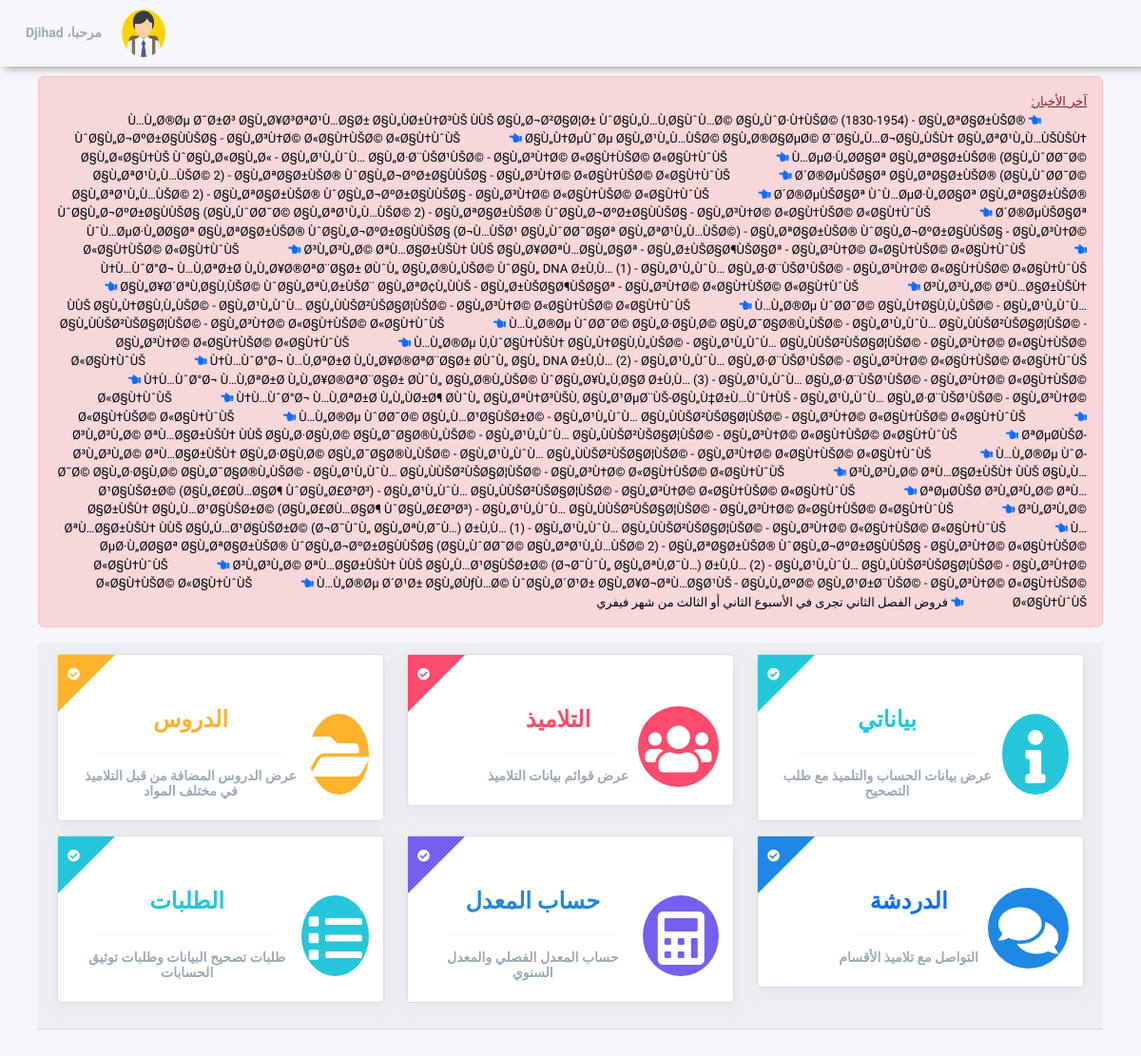
The page / (signed in) on the database as committed earlier.
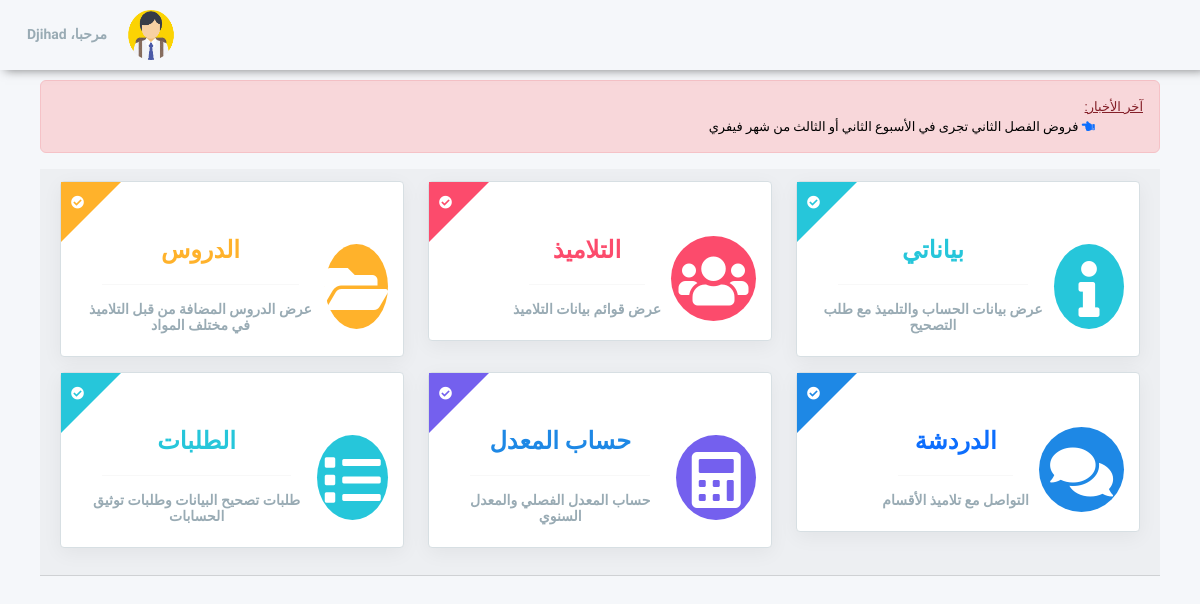
The same page on the database as committed later.
### tables this page shows
CREATE TABLE `lessons` (
  `ID` int(250) NOT NULL,
  `subject` varchar(250) NOT NULL,
  `trim` varchar(250) NOT NULL,
  `name` varchar(250) NOT NULL,
  `description` varchar(250) NOT NULL,
  `file` longtext NOT NULL,
  `images` longtext NOT NULL,
  `year` varchar(250) NOT NULL,
  `div` varchar(250) NOT NULL,
  `user` varchar(250) NOT NULL,
  `date` varchar(250) NOT NULL,
  `time` varchar(250) NOT NULL
);

### index.php (the view, shortened to what this page needs)
<?php
include('db.php');
$date = date('Y-m-d');
$time = date('h:iA');
$sql = "SELECT * FROM students WHERE ID='$_COOKIE[id]' AND status='yes'";
$result = $conn->query($sql);
if ($result->num_rows > 0) {
  while($row = $result->fetch_assoc()) {
$sqls = "UPDATE students SET ldate='$date', ltime='$time' WHERE ID='$_COOKIE[id]'";
  }}else{
      header('Location: logout');
  }
?>
<!DOCTYPE html>
<html lang="ar" dir="rtl">
    <head>
        <link rel="stylesheet" href="https://use.fontawesome.com/releases/v5.11.2/css/all.css" />
        <link href="https://cdn.jsdelivr.net/npm/bootstrap@5.2.3/dist/css/bootstrap.min.css" rel="stylesheet">
        <link href="effetcs%20-%20Copy.css" rel="stylesheet">
        <link rel="stylesheet" href="alert/css/alertify.rtl.css" />
        <link rel="stylesheet" href="alert/css/themes/default.rtl.css" />
    <link href="https://ostad.education.gov.dz/public/assets/css/colors/blue.css" id="theme" rel="stylesheet">
        <link rel="stylesheet" href="alert/css/alertify.rtl.css" />
        <link rel="stylesheet" href="alert/css/themes/default.rtl.css" />
    </head>
<body class="fix-header card-no-border">
<div id="main-wrapper">
<?php include('navbar.php'); ?>
<div class="container-fluid">
<div class="alert alert-danger">
<span style="font-family: Alexandria !important;"><u>آخر الأخبار:</u></span>
<marquee direction="right" scrollamount="5" onmouseover="this.stop();" onmouseout="this.start();">
<?php
include('db.php');
if($_COOKIE['type'] == "admin"){
$sqls = "SELECT * FROM lessons";
}else{
$sqls = "SELECT * FROM lessons WHERE year='$_COOKIE[year]'";
}
$results = $conn->query($sqls);
if ($results->num_rows > 0) {
  while($rows = $results->fetch_assoc()){
?>
&nbsp;&nbsp;&nbsp;&nbsp;&nbsp;&nbsp;&nbsp;&nbsp;&nbsp;&nbsp;&nbsp;&nbsp;&nbsp;&nbsp;&nbsp;<span style="font-family: Alexandria !important; color: black !important;"><a href="subject?id=<?php echo "$rows[subject]"; ?>" style="color: black !important;"><i class="fas fa-hand-point-left" style="color: #0d6efd;"></i> <?php if($_COOKIE['type'] == "admin"){echo "$rows[name] - $rows[subject] - $rows[year]";}else{echo "$rows[name] - $rows[subject]";} ?></a></span>
<?php
}}
?>
<span style="font-family: Alexandria !important; color: black !important;"><i class="fas fa-hand-point-left" style="color: #0d6efd;"></i> فروض الفصل الثاني تجرى في الأسبوع الثاني أو الثالث من شهر فيفري</span>
</marquee>
</div>
<div class="card-header">
<div class="row">
        <a class="col-lg-4 col-md-4" href="details">
            <div class="ribbon-wrapper-reverse card">
                <div class="ribbon ribbon-corner ribbon-success"><i class="fas fa-check-circle"></i></div>
                <div class="d-flex flex-row">
                    <div class="round align-self-center round-success"><i class="fas fa-info"></i></div>
                    <div class="m-l-10 align-self-center">
                        <h2 class="text-center text-success">بياناتي</h2>
                        <hr class="m-3">
                        <h6 class="text-muted text-center">عرض بيانات الحساب والتلميذ مع طلب التصحيح</h6>
                    </div>
                </div>
            </div>
        </a>
        <a class="col-lg-4 col-md-4" href="students">
            <div class="ribbon-wrapper-reverse card">
                <div class="ribbon ribbon-corner ribbon-danger"><i class="fa fa-check-circle"></i></div>
                <div class="d-flex flex-row">
                    <div class="round align-self-center round-danger"><i class="fas fa-users"></i></div>
                    <div class="m-l-10 align-self-center">
                        <h2 class="text-center text-danger">التلاميذ</h2>
                        <hr class="m-3">
                        <?php if($_COOKIE['type'] == "admin"){ ?>
                        <h6 class="text-muted text-center">عرض قوائم بيانات التلاميذ</h6>
                        <?php }else{ ?>
                        <h6 class="text-muted text-center">عرض قوائم بيانات تلاميذ <?php echo $_COOKIE['year']; ?></h6>
                        <?php } ?>
                    </div>
                </div>
            </div>
        </a>
        <a class="col-lg-4 col-md-4" href="lessons">
            <div class="ribbon-wrapper-reverse card">
                <div class="ribbon ribbon-corner ribbon-warning"><i class="fa fa-check-circle"></i></div>
                <div class="d-flex flex-row">
                    <div class="round align-self-center round-warning"><i class="fas fa-folder-open"></i></div>
                    <div class="m-l-10 align-self-center">
                        <h2 class="text-center text-warning">الدروس</h2>
                        <hr class="m-3">
                        <?php if($_COOKIE['type'] == "admin"){ ?>
                        <h6 class="text-muted text-center">عرض الدروس المضافة من قبل التلاميذ في مختلف المواد</h6>
                        <?php }else{ ?>
                        <h6 class="text-muted text-center">عرض الدروس المضافة من قبل تلاميذ <?php echo $_COOKIE['year']; ?> في مختلف المواد</h6>
                        <?php } ?>
                    </div>
                </div>
            </div>
        </a>
        <a class="col-lg-4 col-md-4" href="discussion">
            <div class="ribbon-wrapper-reverse card">
                <div class="ribbon ribbon-corner ribbon-info"><i class="fa fa-check-circle"></i></div>
                <div class="d-flex flex-row">
                    <div class="round align-self-center round-info"><i class="fas fa-comments"></i></div>
                    <div class="m-l-10 align-self-center">
                        <h2 class="text-center text-primary">الدردشة</h2>
                        <hr class="m-3">
                        <?php if($_COOKIE['type'] == "admin"){ ?>
                        <h6 class="text-muted text-center">التواصل مع تلاميذ الأقسام</h6>
                        <?php }else{ ?>
                        <h6 class="text-muted text-center">التواصل مع تلاميذ أقسام <?php echo $_COOKIE['year']; ?> <?php if($_COOKIE['year'] <> "السنة أولى ثانوي"){echo "شعبة ";} echo $_COOKIE['div']; ?></h6>
                        <?php } ?>
                    </div>
                </div>
            </div>
        </a>
		<a class="col-lg-4 col-md-4" href="calculator">
            <div class="ribbon-wrapper-reverse card">
                <div class="ribbon ribbon-corner ribbon-primary"><i class="fa fa-check-circle"></i></div>
                <div class="d-flex flex-row">
                    <div class="round align-self-center round-primary"><i class="fas fa-calculator"></i></div>
                    <div class="m-l-10 align-self-center">
                        <h2 class="text-center text-info">حساب المعدل</h2>
                        <hr class="m-3">
                        <h6 class="text-muted text-center">حساب المعدل الفصلي والمعدل السنوي</h6>
                    </div>
                </div>
            </div>
        </a>
        <?php if($_COOKIE['type'] == "admin"){ ?>
        <a class="col-lg-4 col-md-4" href="orders">
            <div class="ribbon-wrapper-reverse card">
                <div class="ribbon ribbon-corner ribbon-success"><i class="fa fa-check-circle"></i></div>
                <div class="d-flex flex-row">
                    <div class="round align-self-center round-success"><i class="fas fa-list"></i></div>
                    <div class="m-l-10 align-self-center">
                        <h2 class="text-center text-success">الطلبات</h2>
                        <hr class="m-3">
                        <h6 class="text-muted text-center">طلبات تصحيح البيانات وطلبات توثيق الحسابات</h6>
                    </div>
                </div>
            </div>
        </a>
        <?php } ?>
</div>
</div>
</div>
</div>
</body>
</html>

### navbar.php (shortened to what this page needs)
<header class="topbar">
    <nav class="navbar top-navbar navbar-expand-md navbar-light">
        <div class="navbar-collapse">
			            <ul class="navbar-nav my-lg-0">
                <li class="nav-item dropdown">
                    <a class="nav-link dropdown-toggle text-muted waves-effect waves-dark" href="" data-toggle="dropdown" aria-haspopup="true" aria-expanded="false"><img src="pupil.png" style="width: 80px; height: 50px;" alt="حسابي" class="profile-pic" /> مرحبا، <?php echo $_COOKIE['name']; ?></a>
                </li>
            </ul>
        </div>
    </nav>
</header>

### index.php (style rules this page uses)
body { font-family: 'IBM Plex Sans Arabic', sans-serif !important; }
a { text-decoration: none; }
.card-header { padding: 0.75rem 1.25rem; margin-bottom: 0; background-color: rgba(0,0,0,.03); border-bottom: 1px solid rgba(0,0,0,.125); }

Rows that differ between the two databases and show on the page:
removed lessons: name "Ù…Ù„Ø®Øµ Ø¯Ø±Ø³ Ø§Ù„Ø¥Ø³ØªØ¹Ù…Ø§Ø± Ø§Ù„ÙØ±Ù†Ø³ÙŠ ÙÙŠ Ø§Ù„Ø¬Ø²Ø§Ø¦Ø± ÙˆØ§Ù„Ù…Ù‚Ø§ÙˆÙ…Ø© Ø§Ù„ÙˆØ·Ù†ÙŠØ© (1830-1954)", subject "Ø§Ù„ØªØ§Ø±ÙŠØ® ÙˆØ§Ù„Ø¬ØºØ±Ø§ÙÙŠØ§", year "Ø§Ù„Ø³Ù†Ø© Ø«Ø§Ù†ÙŠØ© Ø«Ø§Ù†ÙˆÙŠ"
removed lessons: name "Ø§Ù„Ù†ØµÙˆØµ Ø§Ù„Ø¹Ù„Ù…ÙŠØ© Ø§Ù„Ø®Ø§ØµØ© Ø¨Ø§Ù„Ù…Ø¬Ø§Ù„ÙŠÙ† Ø§Ù„ØªØ¹Ù„Ù…ÙŠÙŠÙ† Ø§Ù„Ø«Ø§Ù†ÙŠ ÙˆØ§Ù„Ø«Ø§Ù„Ø«", subject "Ø§Ù„Ø¹Ù„ÙˆÙ… Ø§Ù„Ø·Ø¨ÙŠØ¹ÙŠØ©", year "Ø§Ù„Ø³Ù†Ø© Ø«Ø§Ù†ÙŠØ© Ø«Ø§Ù†ÙˆÙŠ"
removed lessons: name "Ù…ØµØ·Ù„Ø­Ø§Øª Ø§Ù„ØªØ§Ø±ÙŠØ® (Ø§Ù„ÙˆØ­Ø¯Ø© Ø§Ù„ØªØ¹Ù„Ù…ÙŠØ© 2)", subject "Ø§Ù„ØªØ§Ø±ÙŠØ® ÙˆØ§Ù„Ø¬ØºØ±Ø§ÙÙŠØ§", year "Ø§Ù„Ø³Ù†Ø© Ø«Ø§Ù†ÙŠØ© Ø«Ø§Ù†ÙˆÙŠ"
removed lessons: name "Ø´Ø®ØµÙŠØ§Øª Ø§Ù„ØªØ§Ø±ÙŠØ® (Ø§Ù„ÙˆØ­Ø¯Ø© Ø§Ù„ØªØ¹Ù„Ù…ÙŠØ© 2)", subject "Ø§Ù„ØªØ§Ø±ÙŠØ® ÙˆØ§Ù„Ø¬ØºØ±Ø§ÙÙŠØ§", year "Ø§Ù„Ø³Ù†Ø© Ø«Ø§Ù†ÙŠØ© Ø«Ø§Ù†ÙˆÙŠ"
removed lessons: name "Ø´Ø®ØµÙŠØ§Øª ÙˆÙ…ØµØ·Ù„Ø­Ø§Øª Ø§Ù„ØªØ§Ø±ÙŠØ® ÙˆØ§Ù„Ø¬ØºØ±Ø§ÙÙŠØ§ (Ø§Ù„ÙˆØ­Ø¯Ø© Ø§Ù„ØªØ¹Ù„Ù…ÙŠØ© 2)", subject "Ø§Ù„ØªØ§Ø±ÙŠØ® ÙˆØ§Ù„Ø¬ØºØ±Ø§ÙÙŠØ§", year "Ø§Ù„Ø³Ù†Ø© Ø«Ø§Ù†ÙŠØ© Ø«Ø§Ù†ÙˆÙŠ"
removed lessons: name "Ø´Ø®ØµÙŠØ§Øª ÙˆÙ…ØµØ·Ù„Ø­Ø§Øª Ø§Ù„ØªØ§Ø±ÙŠØ® ÙˆØ§Ù„Ø¬ØºØ±Ø§ÙÙŠØ§ (Ø¬Ù…ÙŠØ¹ Ø§Ù„ÙˆØ­Ø¯Ø§Øª Ø§Ù„ØªØ¹Ù„Ù…ÙŠØ©)", subject "Ø§Ù„ØªØ§Ø±ÙŠØ® ÙˆØ§Ù„Ø¬ØºØ±Ø§ÙÙŠØ§", year "Ø§Ù„Ø³Ù†Ø© Ø«Ø§Ù†ÙŠØ© Ø«Ø§Ù†ÙˆÙŠ"
removed lessons: name "Ø³Ù„Ø³Ù„Ø© ØªÙ…Ø§Ø±ÙŠÙ† ÙÙŠ Ø§Ù„Ø¥Ø­ØªÙ…Ø§Ù„Ø§Øª", subject "Ø§Ù„Ø±ÙŠØ§Ø¶ÙŠØ§Øª", year "Ø§Ù„Ø³Ù†Ø© Ø«Ø§Ù†ÙŠØ© Ø«Ø§Ù†ÙˆÙŠ"
removed lessons: name "Ù†Ù…ÙˆØ°Ø¬ Ù…Ù‚ØªØ±Ø­ Ù„Ù„Ø¥Ø®ØªØ¨Ø§Ø± Ø­ÙˆÙ„ Ø§Ù„Ø®Ù„ÙŠØ© ÙˆØ§Ù„ DNA Ø±Ù‚Ù… (1)", subject "Ø§Ù„Ø¹Ù„ÙˆÙ… Ø§Ù„Ø·Ø¨ÙŠØ¹ÙŠØ©", year "Ø§Ù„Ø³Ù†Ø© Ø«Ø§Ù†ÙŠØ© Ø«Ø§Ù†ÙˆÙŠ"
removed lessons: name "Ø§Ù„Ø¥Ø´ØªÙ‚Ø§Ù‚ÙŠØ© ÙˆØ§Ù„ØªÙ‚Ø±ÙŠØ¨ Ø§Ù„ØªØ¢Ù„ÙÙŠ", subject "Ø§Ù„Ø±ÙŠØ§Ø¶ÙŠØ§Øª", year "Ø§Ù„Ø³Ù†Ø© Ø«Ø§Ù†ÙŠØ© Ø«Ø§Ù†ÙˆÙŠ"
removed lessons: name "Ø³Ù„Ø³Ù„Ø© ØªÙ…Ø§Ø±ÙŠÙ† ÙÙŠ Ø§Ù„Ù†Ø§Ù‚Ù„ÙŠØ©", subject "Ø§Ù„Ø¹Ù„ÙˆÙ… Ø§Ù„ÙÙŠØ²ÙŠØ§Ø¦ÙŠØ©", year "Ø§Ù„Ø³Ù†Ø© Ø«Ø§Ù†ÙŠØ© Ø«Ø§Ù†ÙˆÙŠ"
removed lessons: name "Ù…Ù„Ø®Øµ ÙˆØ­Ø¯Ø© Ø§Ù„Ù†Ø§Ù‚Ù„ÙŠØ©", subject "Ø§Ù„Ø¹Ù„ÙˆÙ… Ø§Ù„ÙÙŠØ²ÙŠØ§Ø¦ÙŠØ©", year "Ø§Ù„Ø³Ù†Ø© Ø«Ø§Ù†ÙŠØ© Ø«Ø§Ù†ÙˆÙŠ"
removed lessons: name "Ù…Ù„Ø®Øµ ÙˆØ­Ø¯Ø© Ø§Ù„Ø·Ø§Ù‚Ø© Ø§Ù„Ø¯Ø§Ø®Ù„ÙŠØ©", subject "Ø§Ù„Ø¹Ù„ÙˆÙ… Ø§Ù„ÙÙŠØ²ÙŠØ§Ø¦ÙŠØ©", year "Ø§Ù„Ø³Ù†Ø© Ø«Ø§Ù†ÙŠØ© Ø«Ø§Ù†ÙˆÙŠ"
removed lessons: name "Ù…Ù„Ø®Øµ Ù‚ÙˆØ§Ù†ÙŠÙ† Ø§Ù„Ù†Ø§Ù‚Ù„ÙŠØ©", subject "Ø§Ù„Ø¹Ù„ÙˆÙ… Ø§Ù„ÙÙŠØ²ÙŠØ§Ø¦ÙŠØ©", year "Ø§Ù„Ø³Ù†Ø© Ø«Ø§Ù†ÙŠØ© Ø«Ø§Ù†ÙˆÙŠ"
removed lessons: name "Ù†Ù…ÙˆØ°Ø¬ Ù…Ù‚ØªØ±Ø­ Ù„Ù„Ø¥Ø®ØªØ¨Ø§Ø± Ø­ÙˆÙ„ Ø§Ù„ DNA Ø±Ù‚Ù… (2)", subject "Ø§Ù„Ø¹Ù„ÙˆÙ… Ø§Ù„Ø·Ø¨ÙŠØ¹ÙŠØ©", year "Ø§Ù„Ø³Ù†Ø© Ø«Ø§Ù†ÙŠØ© Ø«Ø§Ù†ÙˆÙŠ"
removed lessons: name "Ù†Ù…ÙˆØ°Ø¬ Ù…Ù‚ØªØ±Ø­ Ù„Ù„Ø¥Ø®ØªØ¨Ø§Ø± Ø­ÙˆÙ„ Ø§Ù„Ø®Ù„ÙŠØ© ÙˆØ§Ù„Ø¥Ù„Ù‚Ø§Ø­ Ø±Ù‚Ù… (3)", subject "Ø§Ù„Ø¹Ù„ÙˆÙ… Ø§Ù„Ø·Ø¨ÙŠØ¹ÙŠØ©", year "Ø§Ù„Ø³Ù†Ø© Ø«Ø§Ù†ÙŠØ© Ø«Ø§Ù†ÙˆÙŠ"
removed lessons: name "Ù†Ù…ÙˆØ°Ø¬ Ù…Ù‚ØªØ±Ø­ Ù„Ù„ÙØ±Ø¶ Ø­ÙˆÙ„ Ø§Ù„ØªÙ†Ø³ÙŠÙ‚ Ø§Ù„Ø¹ØµØ¨ÙŠ-Ø§Ù„Ù‡Ø±Ù…ÙˆÙ†ÙŠ", subject "Ø§Ù„Ø¹Ù„ÙˆÙ… Ø§Ù„Ø·Ø¨ÙŠØ¹ÙŠØ©", year "Ø§Ù„Ø³Ù†Ø© Ø«Ø§Ù†ÙŠØ© Ø«Ø§Ù†ÙˆÙŠ"
removed lessons: name "Ù…Ù„Ø®Øµ ÙˆØ­Ø¯Ø© Ø§Ù„Ù…Ø¹Ø§ÙŠØ±Ø©", subject "Ø§Ù„Ø¹Ù„ÙˆÙ… Ø§Ù„ÙÙŠØ²ÙŠØ§Ø¦ÙŠØ©", year "Ø§Ù„Ø³Ù†Ø© Ø«Ø§Ù†ÙŠØ© Ø«Ø§Ù†ÙˆÙŠ"
removed lessons: name "Ø³Ù„Ø³Ù„Ø© ØªÙ…Ø§Ø±ÙŠÙ† ÙÙŠ Ø§Ù„Ø·Ø§Ù‚Ø© Ø§Ù„Ø¯Ø§Ø®Ù„ÙŠØ©", subject "Ø§Ù„Ø¹Ù„ÙˆÙ… Ø§Ù„ÙÙŠØ²ÙŠØ§Ø¦ÙŠØ©", year "Ø§Ù„Ø³Ù†Ø© Ø«Ø§Ù†ÙŠØ© Ø«Ø§Ù†ÙˆÙŠ"
removed lessons: name "ØªØµØ­ÙŠØ­ Ø³Ù„Ø³Ù„Ø© ØªÙ…Ø§Ø±ÙŠÙ† Ø§Ù„Ø·Ø§Ù‚Ø© Ø§Ù„Ø¯Ø§Ø®Ù„ÙŠØ©", subject "Ø§Ù„Ø¹Ù„ÙˆÙ… Ø§Ù„ÙÙŠØ²ÙŠØ§Ø¦ÙŠØ©", year "Ø§Ù„Ø³Ù†Ø© Ø«Ø§Ù†ÙŠØ© Ø«Ø§Ù†ÙˆÙŠ"
removed lessons: name "Ù…Ù„Ø®Øµ ÙˆØ­Ø¯Ø© Ø§Ù„Ø·Ø§Ù‚Ø© Ø§Ù„Ø¯Ø§Ø®Ù„ÙŠØ©", subject "Ø§Ù„Ø¹Ù„ÙˆÙ… Ø§Ù„ÙÙŠØ²ÙŠØ§Ø¦ÙŠØ©", year "Ø§Ù„Ø³Ù†Ø© Ø«Ø§Ù†ÙŠØ© Ø«Ø§Ù†ÙˆÙŠ"
removed lessons: name "Ø³Ù„Ø³Ù„Ø© ØªÙ…Ø§Ø±ÙŠÙ† ÙÙŠ Ø§Ù„Ù…Ø¹Ø§ÙŠØ±Ø© (Ø§Ù„Ø£Ø­Ù…Ø§Ø¶ ÙˆØ§Ù„Ø£Ø³Ø³)", subject "Ø§Ù„Ø¹Ù„ÙˆÙ… Ø§Ù„ÙÙŠØ²ÙŠØ§Ø¦ÙŠØ©", year "Ø§Ù„Ø³Ù†Ø© Ø«Ø§Ù†ÙŠØ© Ø«Ø§Ù†ÙˆÙŠ"
removed lessons: name "ØªØµØ­ÙŠØ­ Ø³Ù„Ø³Ù„Ø© ØªÙ…Ø§Ø±ÙŠÙ† Ø§Ù„Ù…Ø¹Ø§ÙŠØ±Ø© (Ø§Ù„Ø£Ø­Ù…Ø§Ø¶ ÙˆØ§Ù„Ø£Ø³Ø³)", subject "Ø§Ù„Ø¹Ù„ÙˆÙ… Ø§Ù„ÙÙŠØ²ÙŠØ§Ø¦ÙŠØ©", year "Ø§Ù„Ø³Ù†Ø© Ø«Ø§Ù†ÙŠØ© Ø«Ø§Ù†ÙˆÙŠ"
removed lessons: name "Ø³Ù„Ø³Ù„Ø© ØªÙ…Ø§Ø±ÙŠÙ† ÙÙŠ Ø§Ù„Ù…Ø¹Ø§ÙŠØ±Ø© (Ø¬Ø¯ÙˆÙ„ Ø§Ù„ØªÙ‚Ø¯Ù…) Ø±Ù‚Ù… (1)", subject "Ø§Ù„Ø¹Ù„ÙˆÙ… Ø§Ù„ÙÙŠØ²ÙŠØ§Ø¦ÙŠØ©", year "Ø§Ù„Ø³Ù†Ø© Ø«Ø§Ù†ÙŠØ© Ø«Ø§Ù†ÙˆÙŠ"
removed lessons: name "Ù…ØµØ·Ù„Ø­Ø§Øª Ø§Ù„ØªØ§Ø±ÙŠØ® ÙˆØ§Ù„Ø¬ØºØ±Ø§ÙÙŠØ§ (Ø§Ù„ÙˆØ­Ø¯Ø© Ø§Ù„ØªØ¹Ù„Ù…ÙŠØ© 2)", subject "Ø§Ù„ØªØ§Ø±ÙŠØ® ÙˆØ§Ù„Ø¬ØºØ±Ø§ÙÙŠØ§", year "Ø§Ù„Ø³Ù†Ø© Ø«Ø§Ù†ÙŠØ© Ø«Ø§Ù†ÙˆÙŠ"
removed lessons: name "Ø³Ù„Ø³Ù„Ø© ØªÙ…Ø§Ø±ÙŠÙ† ÙÙŠ Ø§Ù„Ù…Ø¹Ø§ÙŠØ±Ø© (Ø¬Ø¯ÙˆÙ„ Ø§Ù„ØªÙ‚Ø¯Ù…) Ø±Ù‚Ù… (2)", subject "Ø§Ù„Ø¹Ù„ÙˆÙ… Ø§Ù„ÙÙŠØ²ÙŠØ§Ø¦ÙŠØ©", year "Ø§Ù„Ø³Ù†Ø© Ø«Ø§Ù†ÙŠØ© Ø«Ø§Ù†ÙˆÙŠ"
removed lessons: name "Ù…Ù„Ø®Øµ Ø´Ø¹Ø± Ø§Ù„Ø­ÙƒÙ…Ø© ÙˆØ§Ù„Ø´Ø¹Ø± Ø§Ù„Ø¥Ø¬ØªÙ…Ø§Ø¹ÙŠ", subject "Ø§Ù„Ù„ØºØ© Ø§Ù„Ø¹Ø±Ø¨ÙŠØ©", year "Ø§Ù„Ø³Ù†Ø© Ø«Ø§Ù†ÙŠØ© Ø«Ø§Ù†ÙˆÙŠ"
